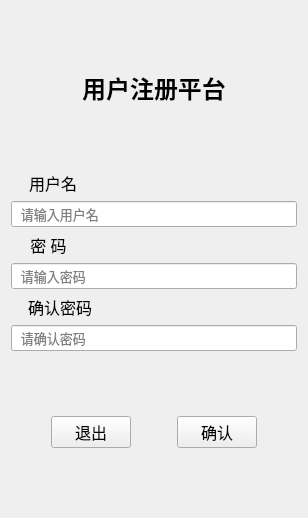
      <widget class="QWidget" name="page_register">
       <layout class="QVBoxLayout" name="verticalLayout_3">
        <item>
         <spacer name="verticalSpacer_7">
          <property name="orientation">
           <enum>Qt::Vertical</enum>
          </property>
          <property name="sizeHint" stdset="0">
           <size>
            <width>20</width>
            <height>59</height>
           </size>
          </property>
         </spacer>
        </item>
        <item>
         <widget class="QLabel" name="label_4">
          <property name="sizePolicy">
           <sizepolicy hsizetype="Expanding" vsizetype="Expanding">
            <horstretch>0</horstretch>
            <verstretch>0</verstretch>
           </sizepolicy>
          </property>
          <property name="font">
           <font>
            <family>楷体</family>
            <pointsize>18</pointsize>
            <weight>75</weight>
            <bold>true</bold>
           </font>
          </property>
          <property name="text">
           <string>用户注册平台</string>
          </property>
          <property name="alignment">
           <set>Qt::AlignCenter</set>
          </property>
         </widget>
        </item>
        <item>
         <spacer name="verticalSpacer_8">
          <property name="orientation">
           <enum>Qt::Vertical</enum>
          </property>
          <property name="sizeHint" stdset="0">
           <size>
            <width>20</width>
            <height>59</height>
           </size>
          </property>
         </spacer>
        </item>
        <item>
         <layout class="QHBoxLayout" name="horizontalLayout_5" stretch="1,1,12">
          <item>
           <spacer name="horizontalSpacer_10">
            <property name="orientation">
             <enum>Qt::Horizontal</enum>
            </property>
            <property name="sizeHint" stdset="0">
             <size>
              <width>40</width>
              <height>20</height>
             </size>
            </property>
           </spacer>
          </item>
          <item>
           <widget class="QLabel" name="label_6">
            <property name="sizePolicy">
             <sizepolicy hsizetype="Expanding" vsizetype="Expanding">
              <horstretch>0</horstretch>
              <verstretch>0</verstretch>
             </sizepolicy>
            </property>
            <property name="font">
             <font>
              <family>楷体</family>
              <pointsize>12</pointsize>
             </font>
            </property>
            <property name="text">
             <string>用户名</string>
            </property>
            <property name="alignment">
             <set>Qt::AlignCenter</set>
            </property>
           </widget>
          </item>
          <item>
           <spacer name="horizontalSpacer_11">
            <property name="orientation">
             <enum>Qt::Horizontal</enum>
            </property>
            <property name="sizeHint" stdset="0">
             <size>
              <width>40</width>
              <height>20</height>
             </size>
            </property>
           </spacer>
          </item>
         </layout>
        </item>
        <item>
         <widget class="QLineEdit" name="lineEdit_reg_userName">
          <property name="sizePolicy">
           <sizepolicy hsizetype="Expanding" vsizetype="Expanding">
            <horstretch>0</horstretch>
            <verstretch>0</verstretch>
           </sizepolicy>
          </property>
          <property name="font">
           <font>
            <family>楷体</family>
            <pointsize>10</pointsize>
           </font>
          </property>
          <property name="placeholderText">
           <string>  请输入用户名</string>
          </property>
         </widget>
        </item>
        <item>
         <layout class="QHBoxLayout" name="horizontalLayout_7" stretch="1,1,12">
          <item>
           <spacer name="horizontalSpacer_15">
            <property name="orientation">
             <enum>Qt::Horizontal</enum>
            </property>
            <property name="sizeHint" stdset="0">
             <size>
              <width>40</width>
              <height>20</height>
             </size>
            </property>
           </spacer>
          </item>
          <item>
           <widget class="QLabel" name="label_7">
            <property name="sizePolicy">
             <sizepolicy hsizetype="Expanding" vsizetype="Expanding">
              <horstretch>0</horstretch>
              <verstretch>0</verstretch>
             </sizepolicy>
            </property>
            <property name="font">
             <font>
              <family>楷体</family>
              <pointsize>12</pointsize>
             </font>
            </property>
            <property name="text">
             <string>密 码</string>
            </property>
            <property name="alignment">
             <set>Qt::AlignCenter</set>
            </property>
           </widget>
          </item>
          <item>
           <spacer name="horizontalSpacer_16">
            <property name="orientation">
             <enum>Qt::Horizontal</enum>
            </property>
            <property name="sizeHint" stdset="0">
             <size>
              <width>40</width>
              <height>20</height>
             </size>
            </property>
           </spacer>
          </item>
         </layout>
        </item>
        <item>
         <widget class="QLineEdit" name="lineEdit_reg_passwd">
          <property name="sizePolicy">
           <sizepolicy hsizetype="Expanding" vsizetype="Expanding">
            <horstretch>0</horstretch>
            <verstretch>0</verstretch>
           </sizepolicy>
          </property>
          <property name="font">
           <font>
            <family>楷体</family>
            <pointsize>10</pointsize>
           </font>
          </property>
          <property name="placeholderText">
           <string>  请输入密码</string>
          </property>
         </widget>
        </item>
        <item>
         <layout class="QHBoxLayout" name="horizontalLayout_4" stretch="1,1,12">
          <item>
           <spacer name="horizontalSpacer_8">
            <property name="orientation">
             <enum>Qt::Horizontal</enum>
            </property>
            <property name="sizeHint" stdset="0">
             <size>
              <width>40</width>
              <height>20</height>
             </size>
            </property>
           </spacer>
          </item>
          <item>
           <widget class="QLabel" name="label_5">
            <property name="sizePolicy">
             <sizepolicy hsizetype="Expanding" vsizetype="Expanding">
              <horstretch>0</horstretch>
              <verstretch>0</verstretch>
             </sizepolicy>
            </property>
            <property name="font">
             <font>
              <family>楷体</family>
              <pointsize>12</pointsize>
             </font>
            </property>
            <property name="text">
             <string>确认密码</string>
            </property>
            <property name="alignment">
             <set>Qt::AlignCenter</set>
            </property>
           </widget>
          </item>
          <item>
           <spacer name="horizontalSpacer_9">
            <property name="orientation">
             <enum>Qt::Horizontal</enum>
            </property>
            <property name="sizeHint" stdset="0">
             <size>
              <width>40</width>
              <height>20</height>
             </size>
            </property>
           </spacer>
          </item>
         </layout>
        </item>
        <item>
         <widget class="QLineEdit" name="lineEdit_reg_ackPasswd">
          <property name="sizePolicy">
           <sizepolicy hsizetype="Expanding" vsizetype="Expanding">
            <horstretch>0</horstretch>
            <verstretch>0</verstretch>
           </sizepolicy>
          </property>
          <property name="font">
           <font>
            <family>楷体</family>
            <pointsize>10</pointsize>
           </font>
          </property>
          <property name="placeholderText">
           <string>  请确认密码</string>
          </property>
         </widget>
        </item>
        <item>
         <spacer name="verticalSpacer_6">
          <property name="orientation">
           <enum>Qt::Vertical</enum>
          </property>
          <property name="sizeHint" stdset="0">
           <size>
            <width>20</width>
            <height>59</height>
           </size>
          </property>
         </spacer>
        </item>
        <item>
         <layout class="QHBoxLayout" name="horizontalLayout_6" stretch="0,4,0,4,0">
          <item>
           <spacer name="horizontalSpacer_12">
            <property name="orientation">
             <enum>Qt::Horizontal</enum>
            </property>
            <property name="sizeHint" stdset="0">
             <size>
              <width>40</width>
              <height>20</height>
             </size>
            </property>
           </spacer>
          </item>
          <item>
           <widget class="QPushButton" name="pushButton_reg_quit">
            <property name="sizePolicy">
             <sizepolicy hsizetype="Expanding" vsizetype="Expanding">
              <horstretch>0</horstretch>
              <verstretch>0</verstretch>
             </sizepolicy>
            </property>
            <property name="font">
             <font>
              <family>楷体</family>
              <pointsize>12</pointsize>
             </font>
            </property>
            <property name="text">
             <string>退出</string>
            </property>
           </widget>
          </item>
          <item>
           <spacer name="horizontalSpacer_13">
            <property name="orientation">
             <enum>Qt::Horizontal</enum>
            </property>
            <property name="sizeHint" stdset="0">
             <size>
              <width>40</width>
              <height>20</height>
             </size>
            </property>
           </spacer>
          </item>
          <item>
           <widget class="QPushButton" name="pushButton_reg_ack">
            <property name="sizePolicy">
             <sizepolicy hsizetype="Expanding" vsizetype="Expanding">
              <horstretch>0</horstretch>
              <verstretch>0</verstretch>
             </sizepolicy>
            </property>
            <property name="font">
             <font>
              <family>楷体</family>
              <pointsize>12</pointsize>
             </font>
            </property>
            <property name="text">
             <string>确认</string>
            </property>
           </widget>
          </item>
          <item>
           <spacer name="horizontalSpacer_14">
            <property name="orientation">
             <enum>Qt::Horizontal</enum>
            </property>
            <property name="sizeHint" stdset="0">
             <size>
              <width>40</width>
              <height>20</height>
             </size>
            </property>
           </spacer>
          </item>
         </layout>
        </item>
        <item>
         <spacer name="verticalSpacer_5">
          <property name="orientation">
           <enum>Qt::Vertical</enum>
          </property>
          <property name="sizeHint" stdset="0">
           <size>
            <width>20</width>
            <height>59</height>
           </size>
          </property>
         </spacer>
        </item>
       </layout>
      </widget>
